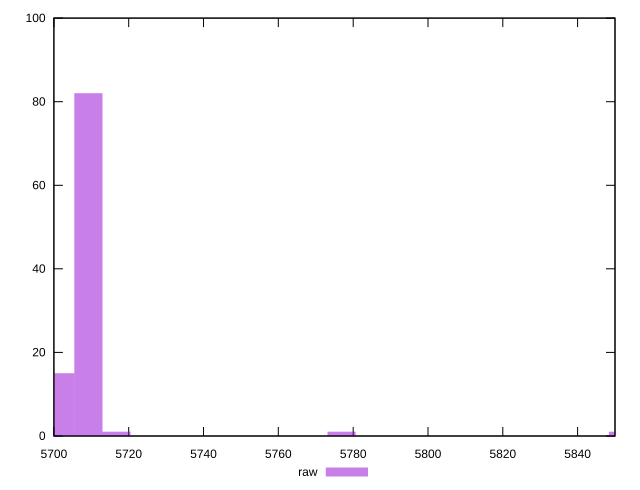

Reproduce this figure in gnuplot.
reset

$raw <<EOF
5852.123767274471 1
5701.683567601605 15
5776.903667438038 1
5709.205577585249 82
5716.727587568892 1
EOF

set key outside below
set boxwidth 7.5220099836432786
set xrange [5700:5850]
set yrange [0:100]
set trange [0:100]
set style fill transparent solid 0.5 noborder
set terminal svg size 640, 490 enhanced background rgb 'white'
set output "report_00007_2020-12-11T15:55:29.892Z/uses-text-compression/samples/pages+cached/raw/histogram.svg"

plot $raw title "raw" with boxes

reset
